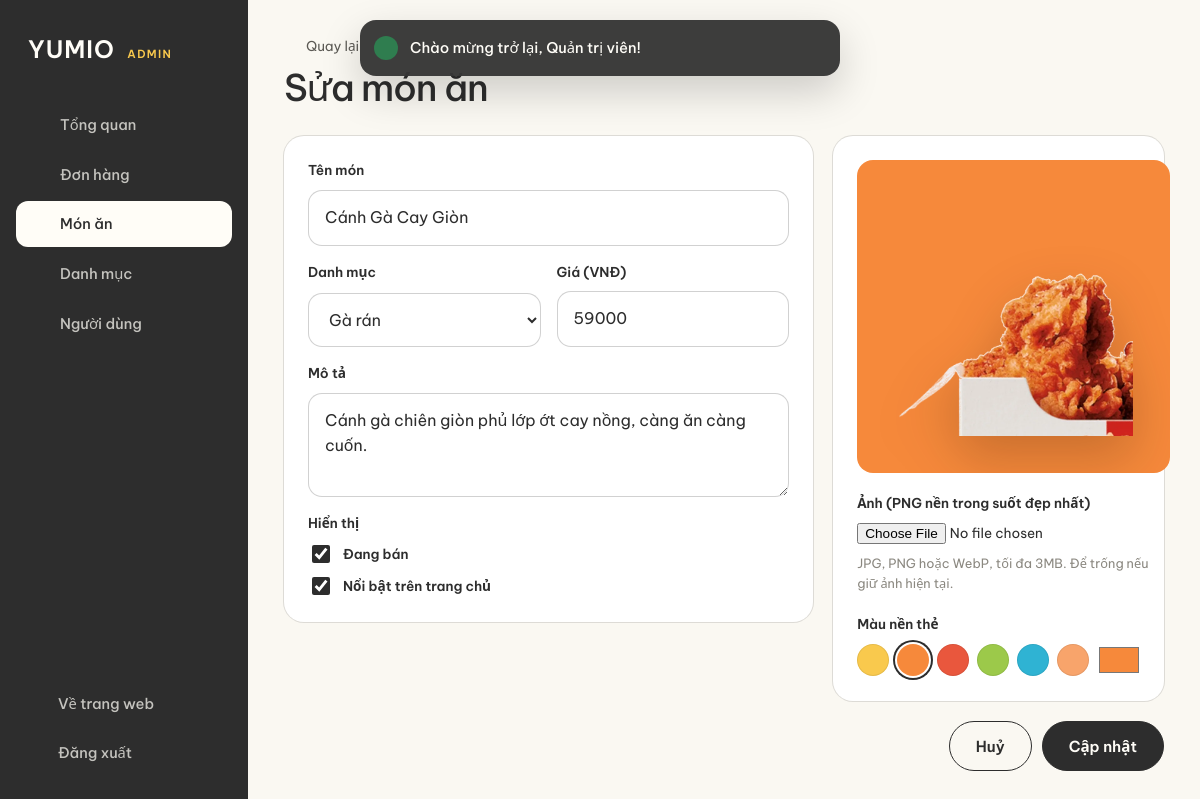
Page /admin/foods/2/edit (signed in) on the committed database.
### tables this page shows
CREATE TABLE foods (
    id           INT UNSIGNED AUTO_INCREMENT PRIMARY KEY,
    category_id  INT UNSIGNED NOT NULL,
    name         VARCHAR(150) NOT NULL,
    slug         VARCHAR(170) NOT NULL UNIQUE,
    description  TEXT NULL,
    price        DECIMAL(12, 0) NOT NULL,
    image        VARCHAR(255) NULL COMMENT 'Đường dẫn tính từ public/',
    bg_color     CHAR(7) NOT NULL DEFAULT '#f9c94d' COMMENT 'Màu nền thẻ món ăn',
    is_featured  TINYINT(1) NOT NULL DEFAULT 0,
    is_available TINYINT(1) NOT NULL DEFAULT 1,
    created_at   TIMESTAMP NOT NULL DEFAULT CURRENT_TIMESTAMP,
    FOREIGN KEY (category_id) REFERENCES categories(id) ON DELETE RESTRICT
);

CREATE TABLE categories (
    id          INT UNSIGNED AUTO_INCREMENT PRIMARY KEY,
    name        VARCHAR(100) NOT NULL,
    slug        VARCHAR(120) NOT NULL UNIQUE,
    description TEXT NULL,
    image       VARCHAR(255) NULL COMMENT 'Đường dẫn tính từ public/',
    color       CHAR(7) NOT NULL DEFAULT '#f9c94d' COMMENT 'Màu nền thẻ danh mục',
    sort_order  INT NOT NULL DEFAULT 0,
    created_at  TIMESTAMP NOT NULL DEFAULT CURRENT_TIMESTAMP
);

### app/Core/Controller.php (called while the page is built, shortened)
<?php
abstract class Controller
{
    protected function view(string $view, array $data = [], ?string $layout = 'main'): void
    {
        View::render($view, $data, $layout);
    }
}

### app/Controllers/Admin/FoodController.php (called while the page is built, shortened)
<?php
class FoodController extends Controller
{
    public function edit(string $id): void
    {
        $item = Food::find((int) $id) ?? $this->notFound();
        $this->view('admin/food/edit', [
            'title'      => 'Sửa món ăn',
            'item'       => $item,
            'categories' => Category::ordered(),
        ], 'admin');
    }
}

### public/index.php (called while the page is built, shortened)
<?php
require BASE_PATH . '/app/bootstrap.php';
$router = new App\Core\Router();
$router->dispatch($_SERVER['REQUEST_METHOD'], $_SERVER['REQUEST_URI']);

### app/bootstrap.php (called while the page is built, shortened)
<?php
spl_autoload_register(function (string $class): void {
    $prefix = 'App\\';
    $file = BASE_PATH . '/app/' . str_replace('\\', '/', substr($class, strlen($prefix))) . '.php';
});
require BASE_PATH . '/app/Helpers/functions.php';

### config/database.php (called while the page is built)
<?php
return [
    'host'     => getenv('DB_HOST') ?: '127.0.0.1',
    'port'     => (int) (getenv('DB_PORT') ?: 3306),
    'database' => getenv('DB_DATABASE') ?: 'yumio',
    'username' => getenv('DB_USERNAME') ?: 'root',
    'password' => getenv('DB_PASSWORD') ?: '',
    'charset'  => 'utf8mb4',
];

### app/Core/Database.php (called while the page is built, shortened)
<?php
class Database
{
    private static ?PDO $connection = null;
    public static function connection(): PDO
    {
        if (self::$connection === null) {
            $db = config('database');
            $dsn = "mysql:host={$db['host']};port={$db['port']};dbname={$db['database']};charset={$db['charset']}";
            self::$connection = new PDO($dsn, $db['username'], $db['password'], [
                PDO::ATTR_ERRMODE            => PDO::ERRMODE_EXCEPTION,
                PDO::ATTR_DEFAULT_FETCH_MODE => PDO::FETCH_ASSOC,
                PDO::ATTR_EMULATE_PREPARES   => false,
            ]);
        }
        return self::$connection;
    }
}

### app/Core/Model.php (called while the page is built, shortened)
<?php
abstract class Model
{
    protected static string $table;
    protected static string $primaryKey = 'id';
    protected static function db(): PDO
    {
        return Database::connection();
    }
    public static function all(string $orderBy = 'id DESC'): array
    {
        return static::db()->query('SELECT * FROM ' . static::$table . ' ORDER BY ' . $orderBy)->fetchAll();
    }
    public static function find(int $id): ?array
    {
        $stmt = static::db()->prepare('SELECT * FROM ' . static::$table . ' WHERE ' . static::$primaryKey . ' = ?');
        $stmt->execute([$id]);
        return $stmt->fetch() ?: null;
    }
}

### app/Models/Category.php (called while the page is built, shortened)
<?php
class Category extends Model
{
    public static function ordered(): array
    {
        return static::all('sort_order ASC, id ASC');
    }
}

### app/Views/admin/food/_form.php (the view, shortened to what this page needs)
<?php  $item ??= []; ?>
<div class="admin-form">
    <section class="panel form-grid">
        <?php $f = ['name' => 'name', 'label' => 'Tên món', 'value' => $item['name'] ?? '', 'attrs' => 'required maxlength="150"', 'full' => true]; require BASE_PATH . '/app/Views/partials/field.php'; ?>
        <div class="field <?= error('category_id') ? 'has-error' : '' ?>">
            <label for="f-category_id">Danh mục</label>
            <select id="f-category_id" name="category_id" required>
                <?php foreach ($categories as $category): ?>
                    <option value="<?= $category['id'] ?>" <?= (string) old('category_id', $item['category_id'] ?? '') === (string) $category['id'] ? 'selected' : '' ?>><?= e($category['name']) ?></option>
                <?php endforeach; ?>
            </select>
        </div>
        <?php $f = ['name' => 'price', 'label' => 'Giá (VNĐ)', 'type' => 'number', 'value' => isset($item['price']) ? (int) $item['price'] : '', 'attrs' => 'required min="0" step="1000"']; require BASE_PATH . '/app/Views/partials/field.php'; ?>
        <?php $f = ['name' => 'description', 'label' => 'Mô tả', 'type' => 'textarea', 'value' => $item['description'] ?? '', 'attrs' => 'maxlength="1000"', 'full' => true]; require BASE_PATH . '/app/Views/partials/field.php'; ?>
        <div class="field field--full">
            <span class="field-label">Hiển thị</span>
            <label class="checkbox"><input type="checkbox" name="is_available" value="1" <?= (form_state()['old'] ? isset(form_state()['old']['is_available']) : ($item['is_available'] ?? 1)) ? 'checked' : '' ?>> Đang bán</label>
            <label class="checkbox"><input type="checkbox" name="is_featured" value="1" <?= (form_state()['old'] ? isset(form_state()['old']['is_featured']) : ($item['is_featured'] ?? 0)) ? 'checked' : '' ?>> Nổi bật trên trang chủ</label>
        </div>
    </section>
    <?php $previewImage = $item['image'] ?? null; $previewColor = old('bg_color', $item['bg_color'] ?? '#f9c94d'); $colorField = 'bg_color'; require BASE_PATH . '/app/Views/partials/admin_media_field.php'; ?>
</div>

### app/Views/partials/field.php (shortened to what this page needs)
<?php
$f += ['type' => 'text', 'value' => '', 'attrs' => '', 'hint' => '', 'full' => false];
$fieldId = 'f-' . $f['name'];
$fieldError = error($f['name']);
?>
<div class="field <?= $f['full'] ? 'field--full' : '' ?> <?= $fieldError ? 'has-error' : '' ?>">
    <label for="<?= $fieldId ?>"><?= e($f['label']) ?></label>
    <?php if ($f['type'] === 'textarea'): ?>
        <textarea id="<?= $fieldId ?>" name="<?= $f['name'] ?>" <?= $f['attrs'] ?>><?= e(old($f['name'], $f['value'])) ?></textarea>
    <?php else: ?>
        <input type="<?= $f['type'] ?>" id="<?= $fieldId ?>" name="<?= $f['name'] ?>"
               value="<?= $f['type'] === 'password' ? '' : e(old($f['name'], $f['value'])) ?>"
               <?= $f['attrs'] ?> <?= $fieldError ? 'aria-invalid="true" aria-describedby="' . $fieldId . '-error"' : '' ?>>
    <?php endif; ?>
</div>

### app/Views/partials/admin_media_field.php (shortened to what this page needs)
<section class="panel media-panel">
    <div class="tile-media media-preview" style="--tile-bg: <?= e($previewColor) ?>" data-media-preview>
        <img src="<?= image_url($previewImage) ?>" alt="Xem trước" data-media-preview-img>
    </div>
    <div class="field <?= error('image') ? 'has-error' : '' ?>">
        <label for="f-image">Ảnh (PNG nền trong suốt đẹp nhất)</label>
        <input type="file" id="f-image" name="image" accept="image/png,image/jpeg,image/webp" data-image-input>
        <p class="hint">JPG, PNG hoặc WebP, tối đa 3MB.<?= $previewImage ? ' Để trống nếu giữ ảnh hiện tại.' : '' ?></p>
    </div>
    <div class="field">
        <label for="f-<?= $colorField ?>">Màu nền thẻ</label>
        <div class="swatches" data-swatches>
            <?php foreach (['#f9c94d', '#f6893b', '#e9573d', '#9cc94a', '#2fb3d3', '#f8a46b'] as $swatch): ?>
                <button type="button" class="swatch" style="background: <?= $swatch ?>" data-swatch="<?= $swatch ?>" aria-label="Chọn màu <?= $swatch ?>"></button>
            <?php endforeach; ?>
            <input type="color" id="f-<?= $colorField ?>" name="<?= $colorField ?>" value="<?= e($previewColor) ?>" data-color-input>
        </div>
    </div>
</section>

### app/Core/Router.php (shortened to what this page needs)
<?php
class Router
{
    private array $routes = [];
    private function add(string $method, string $path, array $action, array $middlewares): void
    {
        $this->routes[$method][] = compact('pattern', 'action', 'middlewares');
    }
    public function dispatch(string $method, string $uri): void
    {
        $path = $this->normalizePath($uri);
        foreach ($this->routes[$method] ?? [] as $route) {
            if (!preg_match($route['pattern'], $path, $matches)) {
                continue;
            }
            $params = array_filter($matches, 'is_string', ARRAY_FILTER_USE_KEY);
            [$controller, $action] = $route['action'];
            (new $controller())->$action(...$params);
            return;
        }
    }
    private function normalizePath(string $uri): string
    {
        $path = parse_url($uri, PHP_URL_PATH) ?: '/';
        return rtrim($path, '/') ?: '/';
    }
}

### public/assets/css/style.css (style rules this page uses)
:root { --cream: #fffdf7; --cream-2: #fff9e9; --cream-3: #fff3d6; --ink: #2d2d2d; --ink-soft: #5c5a55; --ink-faint: #8b8880; --line: rgba(45, 45, 45, 0.14); --white: #fff; --success: #2f7d4f; --danger: #c63a2b; --c-yellow: #f9c94d; --c-orange: #f6893b; --c-red: #e9573d; --c-green: #9cc94a; --c-blue: #2fb3d3; --c-peach: #f8a46b; --font-sans: "Be Vietnam Pro", system-ui, -apple-system, "Segoe UI", sans-serif; --font-serif: "Playfair Display", Georgia, "Times New Roman", serif; --font-display: "Anton", Impact, "Arial Narrow", sans-serif; --container: 1200px; --gutter: clamp(20px, 4vw, 48px); --section-space: clamp(88px, 11vw, 176px); --radius: 18px; --radius-sm: 12px; --pill: 999px; --ease-out: cubic-bezier(0.22, 1, 0.36, 1); --ease-in-out: cubic-bezier(0.65, 0, 0.35, 1); --press: 100ms; --header-h: 124px; color-scheme: light; }
*, *::before, *::after { box-sizing: border-box; }
html { -webkit-text-size-adjust: 100%; scroll-padding-top: calc(var(--header-h) + 16px); }
body { margin: 0; background: var(--cream); color: var(--ink); font: 400 1rem/1.6 var(--font-sans); -webkit-font-smoothing: antialiased; -moz-osx-font-smoothing: grayscale; text-rendering: optimizeLegibility; overflow-x: hidden; }
img, svg { display: block; max-width: 100%; }
img { height: auto; }
button, input, select, textarea { font: inherit; color: inherit; }
button { cursor: pointer; background: none; border: 0; padding: 0; }
h1, h2, h3, h4, p { margin: 0; }
.tile-media { position: relative; display: grid; place-items: center; aspect-ratio: 3 / 4; overflow: hidden; background: var(--tile-bg, var(--c-yellow)); }
.tile-media img { width: 80%; height: 80%; object-fit: contain; filter: drop-shadow(0 22px 26px rgba(40, 20, 0, 0.22)); transition: transform 600ms var(--ease-out); -webkit-user-drag: none; user-select: none; }
.form-grid { display: grid; grid-template-columns: 1fr 1fr; gap: 16px; }
.form-grid .field--full { grid-column: 1 / -1; }
.field { display: grid; gap: 8px; }
.field label { font-size: 0.85rem; font-weight: 600; }
.field .hint { font-size: 0.8rem; color: var(--ink-faint); }
.input, .field input:not([type="checkbox"]):not([type="radio"]):not([type="file"]):not([type="color"]), .field select, .field textarea { width: 100%; min-height: 52px; padding: 14px 16px; border: 1px solid rgba(45, 45, 45, 0.22); border-radius: 14px; background: var(--white); font-size: 1rem; transition: border-color 160ms ease, box-shadow 160ms ease; }
.field textarea { min-height: 104px; resize: vertical; }
.checkbox { display: inline-flex; gap: 10px; align-items: center; font-size: 0.92rem; cursor: pointer; }
.checkbox input { accent-color: var(--ink); width: 18px; height: 18px; }

### public/assets/css/admin.css (style rules this page uses)
body.admin { display: grid; grid-template-columns: 248px minmax(0, 1fr); min-height: 100dvh; background: #faf8f2; }
.panel { padding: 24px; border-radius: 20px; background: var(--white); box-shadow: 0 0 0 1px var(--line); min-width: 0; }
.admin-form { display: grid; grid-template-columns: minmax(0, 1.6fr) minmax(280px, 1fr); gap: 20px; align-items: start; }
.admin-form .panel.form-grid { display: grid; }
.field-label { font-size: 0.85rem; font-weight: 600; }
.media-panel { display: grid; gap: 20px; position: sticky; top: 24px; }
.media-preview { aspect-ratio: 1; border-radius: 16px; transition: background-color 240ms ease; }
.media-preview img { width: 76%; height: 76%; }
.field input[type="file"] { font-size: 0.85rem; }
.swatches { display: flex; align-items: center; gap: 8px; flex-wrap: wrap; }
.swatch { width: 32px; height: 32px; border-radius: 50%; box-shadow: inset 0 0 0 1px rgba(0, 0, 0, 0.08); transition: transform var(--press) ease-out, box-shadow 160ms ease; }
.swatch.is-active { box-shadow: 0 0 0 2px var(--white), 0 0 0 4px var(--ink); }
.swatches input[type="color"] { width: 44px; height: 34px; padding: 0; border: 0; background: none; cursor: pointer; }

### rows in the picture
foods: name "Cánh Gà Cay Giòn", category_id "Gà rán", description "Cánh gà chiên giòn phủ lớp ớt cay nồng, càng ăn càng cuốn.", is_available "☑", is_featured "☑", image (picture), bg_color "#f6893b"

### other values in the picture
$label "Tổng quan"
$label "Đơn hàng"
$label "Món ăn"
$label "Danh mục"
$label "Người dùng"
$message "Chào mừng trở lại, Quản trị viên!"
$f['label'] "Tên món Giá (VNĐ) Mô tả"
